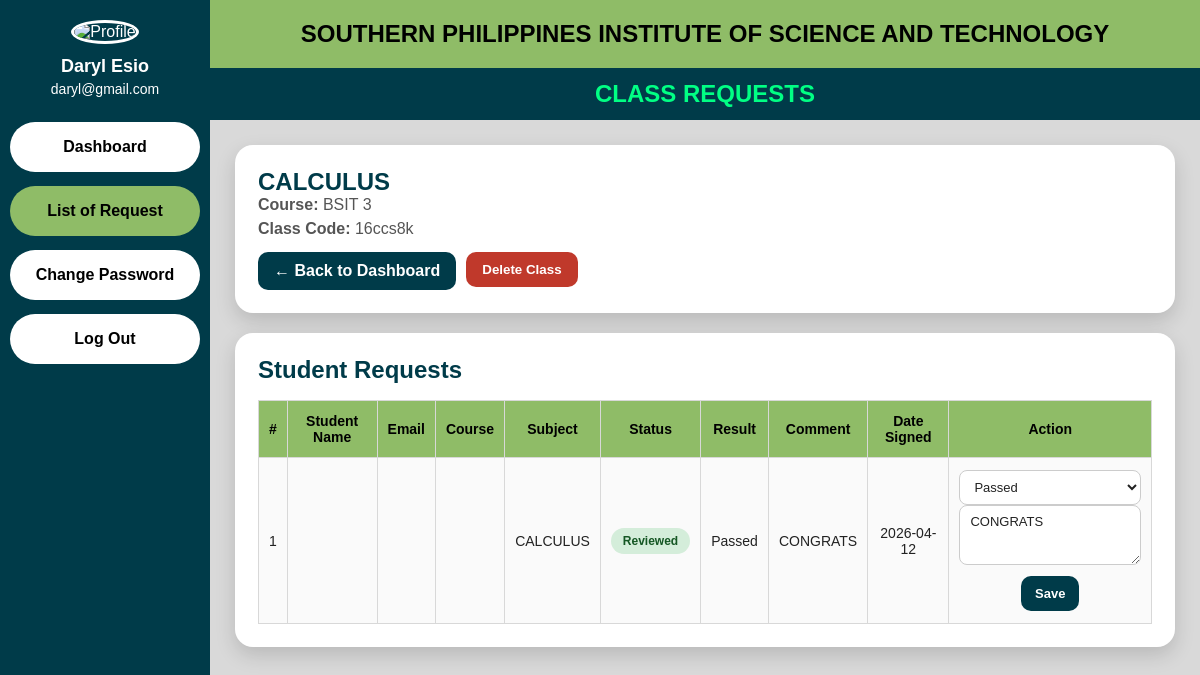
Page /clearance_system/dashboard/teacher_request.php?class_id=8 (signed in) on the committed database.
### tables this page shows
CREATE TABLE `users` (
  `id` int(11) NOT NULL,
  `firstname` varchar(100) DEFAULT NULL,
  `lastname` varchar(100) DEFAULT NULL,
  `email` varchar(100) DEFAULT NULL,
  `contact_number` varchar(20) DEFAULT NULL,
  `password` varchar(255) DEFAULT NULL,
  `role` enum('student','teacher') DEFAULT NULL,
  `course` varchar(50) DEFAULT NULL,
  `profile_photo` varchar(255) DEFAULT NULL,
  `is_deleted` tinyint(1) NOT NULL DEFAULT 0,
  `deleted_at` datetime DEFAULT NULL
);

CREATE TABLE `teacher_classes` (
  `id` int(11) NOT NULL,
  `teacher_id` int(11) NOT NULL,
  `subject` varchar(100) NOT NULL,
  `course` varchar(50) NOT NULL,
  `class_code` varchar(20) NOT NULL,
  `created_at` timestamp NOT NULL DEFAULT current_timestamp()
);

CREATE TABLE `class_requests` (
  `id` int(11) NOT NULL,
  `class_id` int(11) NOT NULL,
  `student_id` int(11) NOT NULL,
  `subject` varchar(100) NOT NULL,
  `status` varchar(50) DEFAULT 'Requesting',
  `result` varchar(50) DEFAULT '',
  `comment` text DEFAULT NULL,
  `date_signed` date DEFAULT NULL,
  `created_at` timestamp NOT NULL DEFAULT current_timestamp()
);

### clearance_system/dashboard/teacher_request.php (the view, shortened to what this page needs)
<?php
include("../config/db.php");
$teacher_id = $_SESSION['user_id'];
$class_id = intval($_GET['class_id']);
$user_stmt = $conn->prepare("SELECT firstname, lastname, email, profile_photo FROM users WHERE id = ? AND role = 'teacher'");
$user_stmt->bind_param("i", $teacher_id);
$user_stmt->execute();
$user = $user_stmt->get_result()->fetch_assoc();
$default_photo = "../assets/southern.png";
if (!empty($user['profile_photo']) && file_exists("../assets/uploads/profile/" . $user['profile_photo'])) {
    $photo = "../assets/uploads/profile/" . $user['profile_photo'];
} else {
    $photo = $default_photo;
}
$class_stmt = $conn->prepare("SELECT * FROM teacher_classes WHERE id = ? AND teacher_id = ?");
$class_stmt->bind_param("ii", $class_id, $teacher_id);
$class_stmt->execute();
$class_result = $class_stmt->get_result();
$class = $class_result->fetch_assoc();
$request_stmt = $conn->prepare("
    SELECT
        cr.id,
        cr.subject,
        cr.status,
        cr.result,
        cr.comment,
        cr.date_signed,
        u.firstname,
        u.lastname,
        u.email,
        u.course
    FROM class_requests cr
    LEFT JOIN users u ON cr.student_id = u.id
    WHERE cr.class_id = ?
    ORDER BY cr.id DESC
");
$request_stmt->bind_param("i", $class_id);
$request_stmt->execute();
$requests = $request_stmt->get_result();
?>
<!DOCTYPE html>
<html lang="en">
<head>
</head>
<body>
<div class="wrapper">
    <div class="sidebar">
        <img src="<?php echo $photo; ?>" alt="Profile" class="profile-img" onerror="this.src='../assets/southern.png';">
        <h3><?php echo htmlspecialchars($user['firstname'] . ' ' . $user['lastname']); ?></h3>
        <p><?php echo htmlspecialchars($user['email']); ?></p>
        <a href="teacher.php">Dashboard</a>
        <a href="teacher_request.php?class_id=<?php echo $class_id; ?>" class="active">List of Request</a>
        <a href="change_password.php">Change Password</a>
        <a href="../auth/logout.php">Log Out</a>
    </div>
    <div class="main-content">
        <div class="top-header">
            SOUTHERN PHILIPPINES INSTITUTE OF SCIENCE AND TECHNOLOGY
        </div>
        <div class="sub-header">
            CLASS REQUESTS
        </div>
        <div class="content">
            <div class="info-card">
                <h2><?php echo htmlspecialchars($class['subject']); ?></h2>
                <p><strong>Course:</strong> <?php echo htmlspecialchars($class['course']); ?></p>
                <p><strong>Class Code:</strong> <?php echo htmlspecialchars($class['class_code']); ?></p>
                <div class="action-buttons">
                    <a href="teacher.php" class="back-btn">← Back to Dashboard</a>
                    <form method="POST" onsubmit="return confirm('Are you sure you want to delete this class? This will also remove all student requests under this class.');" style="display:inline;">
                        <button type="submit" name="delete_class" class="delete-class-btn">Delete Class</button>
                    </form>
                </div>
            </div>
            <div class="table-card">
                <div class="table-title">Student Requests</div>
                <div class="table-wrap">
                    <table>
                        <tr>
                            <th>#</th>
                            <th>Student Name</th>
                            <th>Email</th>
                            <th>Course</th>
                            <th>Subject</th>
                            <th>Status</th>
                            <th>Result</th>
                            <th>Comment</th>
                            <th>Date Signed</th>
                            <th>Action</th>
                        </tr>
                        <?php
                        $count = 1;
                        if ($requests->num_rows > 0):
                            while ($row = $requests->fetch_assoc()):
                        ?>
                        <tr>
                            <td><?php echo $count++; ?></td>
                            <td><?php echo htmlspecialchars($row['firstname'] . ' ' . $row['lastname']); ?></td>
                            <td><?php echo htmlspecialchars($row['email']); ?></td>
                            <td><?php echo htmlspecialchars($row['course']); ?></td>
                            <td><?php echo htmlspecialchars($row['subject']); ?></td>
                            <td>
                                <?php if ($row['status'] === 'Reviewed'): ?>
                                    <span class="status-badge reviewed">Reviewed</span>
                                <?php else: ?>
                                    <span class="status-badge requesting">Requesting</span>
                                <?php endif; ?>
                            </td>
                            <td><?php echo !empty($row['result']) ? htmlspecialchars($row['result']) : 'Pending'; ?></td>
                            <td><?php echo !empty($row['comment']) ? htmlspecialchars($row['comment']) : '---'; ?></td>
                            <td><?php echo !empty($row['date_signed']) ? htmlspecialchars($row['date_signed']) : '---'; ?></td>
                            <td>
                                <form method="POST">
                                    <select name="result" required>
                                        <option value="Passed" <?php echo ($row['result'] === 'Passed') ? 'selected' : ''; ?>>Passed</option>
                                    </select>
                                    <textarea name="comment" placeholder="Comment" required><?php echo htmlspecialchars($row['comment'] ?? ''); ?></textarea>
                                    <button type="submit" name="save_review" class="save-btn">Save</button>
                                </form>
                            </td>
                        </tr>
                        <?php
                            endwhile;
                        else:
                        ?>
                        <tr>
                            <td colspan="10" style="color:#222;background:#ffffff;">No student requests found.</td>
                        </tr>
                        <?php endif; ?>
                    </table>
                </div>
            </div>
        </div>
    </div>
</div>
</body>
</html>

### clearance_system/dashboard/teacher_request.php (style rules this page uses)
* { margin:0; padding:0; box-sizing:border-box; font-family:Arial, sans-serif; }
:root { --bg:#d9d9d9; --card:#ffffff; --text:#003b49; --sub:#555; --header:#8fbc67; --subheader:#003b49; --accent:#003b49; }
body { background:var(--bg); transition:.3s; }
.wrapper { display:flex; min-height:100vh; }
.sidebar { width:210px; background:#003b49; color:white; padding:20px 10px; text-align:center; }
.profile-img { width:90px; height:90px; border-radius:50%; object-fit:cover; border:3px solid #fff; margin-bottom:12px; }
.sidebar h3 { font-size:18px; margin-bottom:4px; }
.sidebar p { font-size:14px; margin-bottom:25px; word-break:break-word; }
.sidebar a { display:block; text-decoration:none; background:#fff; color:#000; padding:16px; border-radius:30px; margin:14px 0; font-weight:bold; font-size:16px; text-align:center; }
.sidebar a.active { background:#8fbc67; }
.main-content { flex:1; background:var(--bg); }
.top-header { background:var(--header); text-align:center; padding:20px 10px; font-size:24px; font-weight:bold; text-transform:uppercase; }
.sub-header { background:var(--subheader); color:#00ff84; text-align:center; padding:12px 10px; font-size:24px; font-weight:bold; text-transform:uppercase; backdrop-filter:blur(10px); }
.content { padding:25px; }
.info-card, .table-card { background:var(--card); border-radius:18px; padding:22px; box-shadow:0 8px 20px rgba(0,0,0,0.15); margin-bottom:20px; backdrop-filter:blur(12px); border:1px solid rgba(255,255,255,0.15); }
.info-card h2, .table-title { color:var(--text); }
.info-card p { color:var(--sub); margin-bottom:6px; }
.table-title { font-size:24px; font-weight:bold; margin-bottom:16px; }
.table-wrap { overflow-x:auto; }
.table-wrap table { width:100%; border-collapse:collapse; background:#ffffff !important; }
.table-wrap th, .table-wrap td { border:1px solid #d8d8d8 !important; padding:12px 10px; text-align:center; font-size:14px; color:#222 !important; background:#ffffff !important; }
.table-wrap th { background:#8fbc67 !important; color:#000 !important; }
.table-wrap tr:nth-child(even) td { background:#fafafa !important; }
.table-wrap select, .table-wrap textarea { width:100%; border:1px solid #ccc; border-radius:8px; padding:8px 10px; font-size:13px; outline:none; background:#ffffff !important; color:#222 !important; }
.table-wrap textarea { resize:vertical; min-height:60px; }
.save-btn { background:#003b49; color:#fff; border:none; border-radius:10px; padding:10px 14px; font-size:13px; font-weight:bold; cursor:pointer; margin-top:8px; }
.status-badge { display:inline-block; padding:6px 12px; border-radius:20px; font-size:12px; font-weight:bold; }
.reviewed { background:#d4edda; color:#155724 !important; }
.action-buttons { display:flex; gap:10px; flex-wrap:wrap; margin-top:14px; }
.back-btn { display:inline-block; text-decoration:none; background:#003b49; color:#fff !important; padding:10px 16px; border-radius:10px; font-weight:bold; border:none; cursor:pointer; }
.delete-class-btn { display:inline-block; text-decoration:none; background:#c0392b; color:#fff; padding:10px 16px; border-radius:10px; font-weight:bold; border:none; cursor:pointer; }

### rows in the picture
users: firstname+lastname "Daryl Esio", email "daryl@gmail.com"
teacher_classes: subject "CALCULUS", course "BSIT 3", class_code "16ccs8k"
class_requests: subject "CALCULUS", status "Reviewed", result "Passed", comment "CONGRATS", date_signed "2026-04-12"
